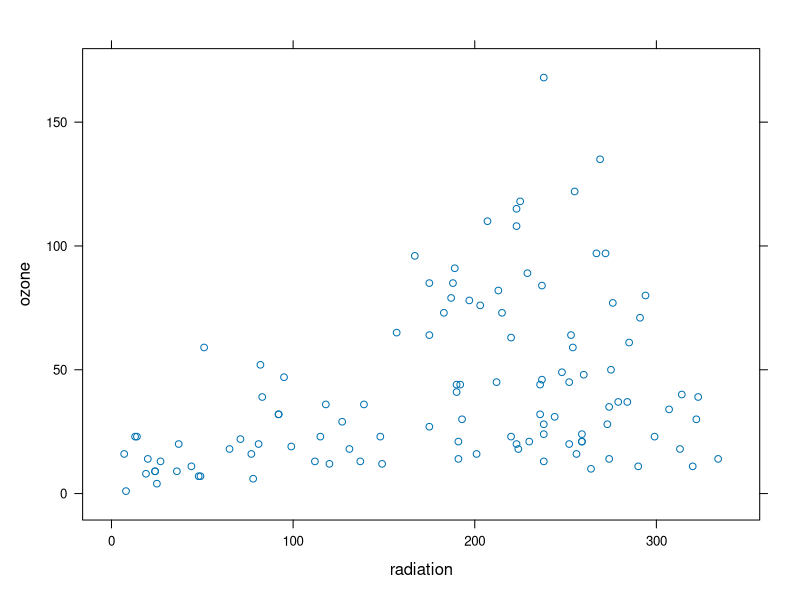
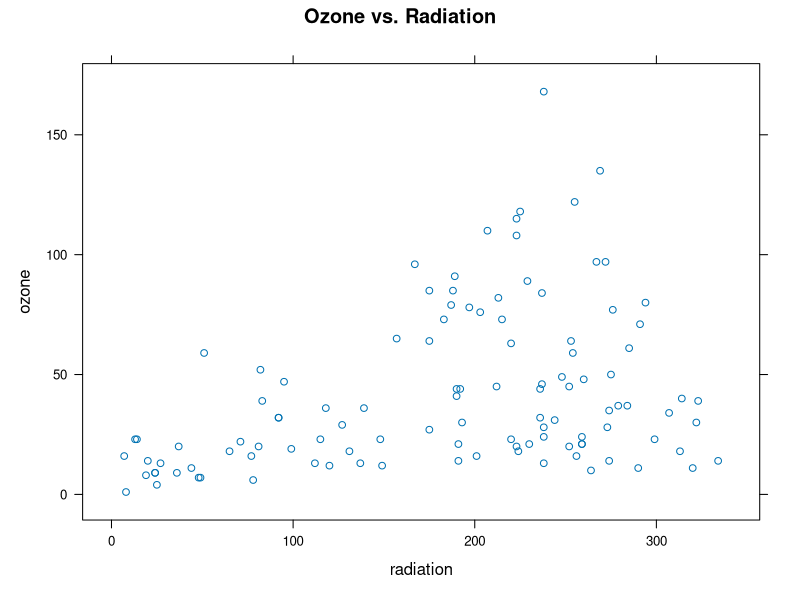
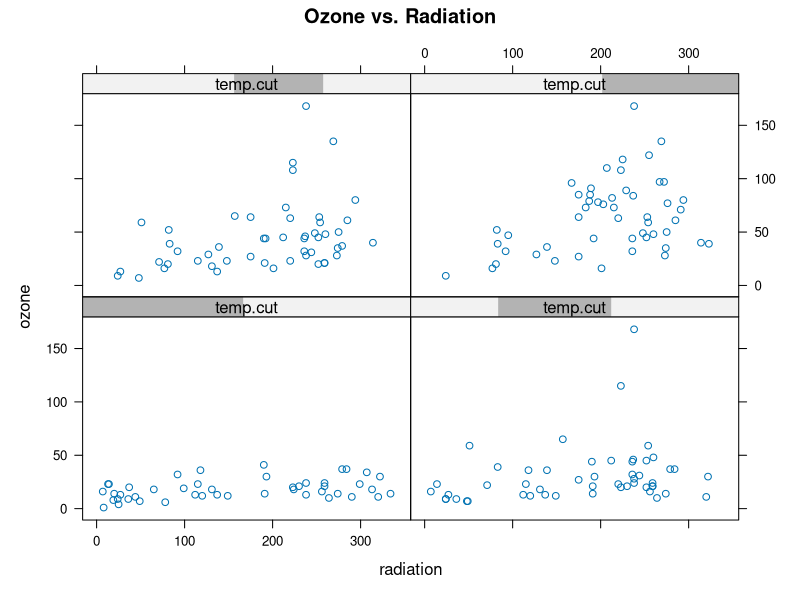
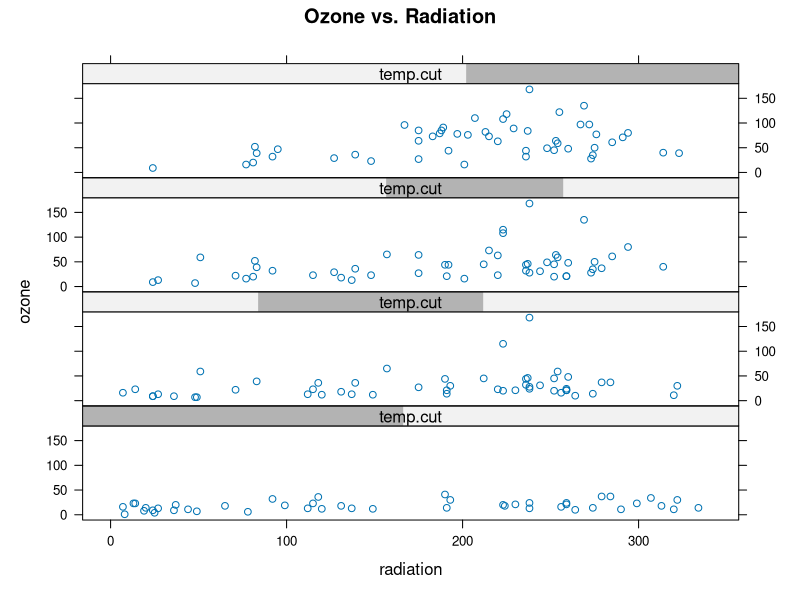
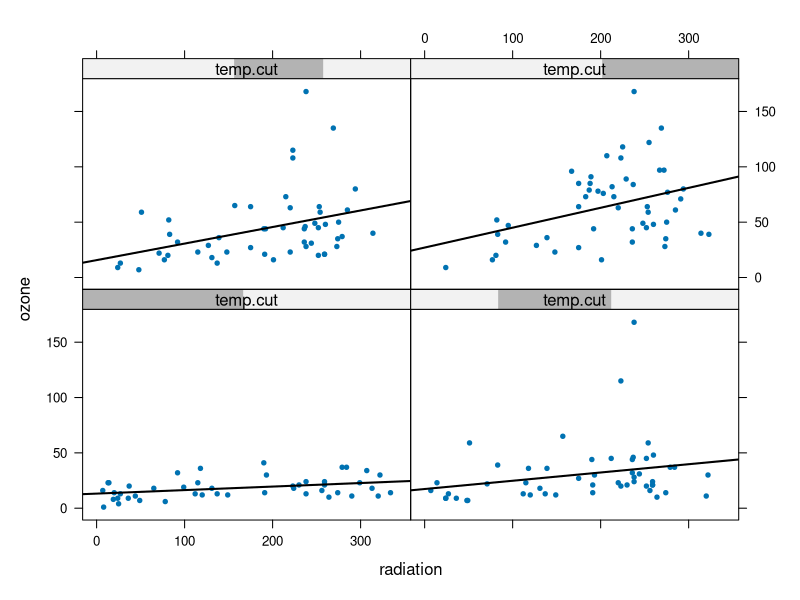
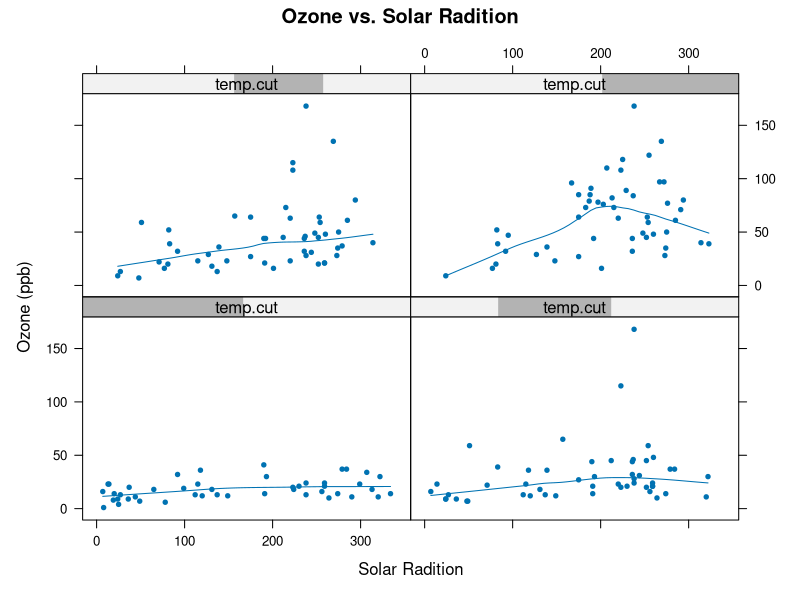
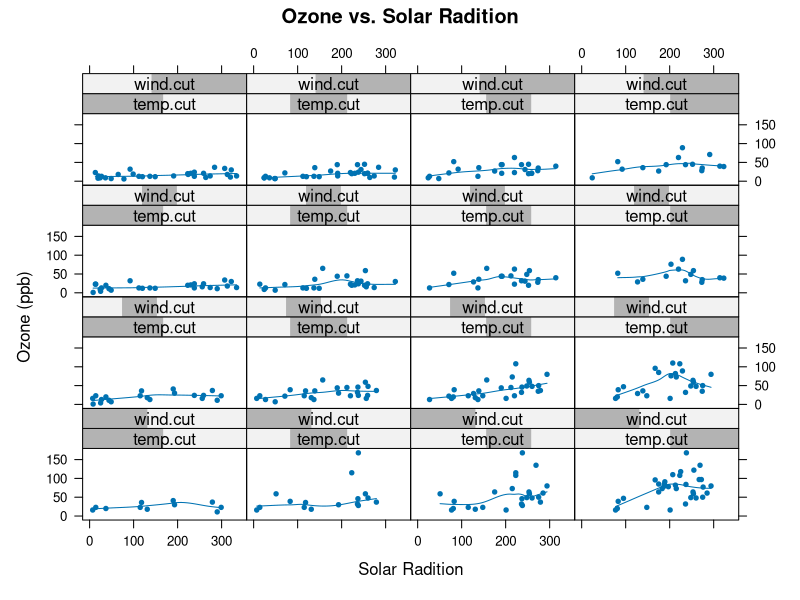
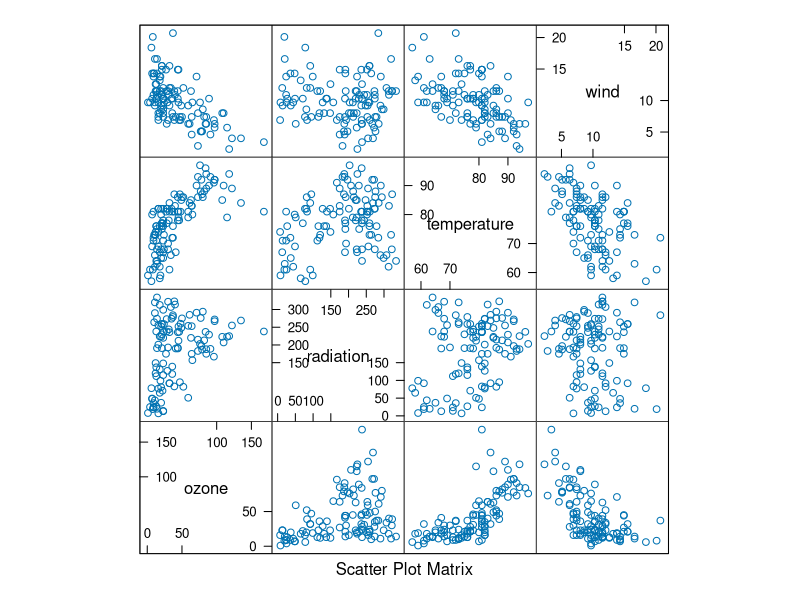

These figures' R source, in order:
library(lattice)
data(environmental)
head(environmental)
xyplot(ozone~radiation, data=environmental)
xyplot(ozone~radiation, data=environmental, main='Ozone vs. Radiation')
summary(environmental$temperature)
temp.cut<-equal.count(environmental$temperature, 4) #create four (roughly) equal ranges
temp.cut
temp.cut.names<-c('low','mid','warm','hot')
names(temp.cut)<-temp.cut.names
xyplot(ozone~radiation | temp.cut, data=environmental, main='Ozone vs. Radiation')
xyplot(ozone~radiation | temp.cut, data=environmental, main='Ozone vs. Radiation', layout=c(1,4))

#to add a linear regression model use 'panel' function
xyplot(ozone~radiation | temp.cut, data = environmental, pch=20,
       panel = function(x,y, ...) {
         panel.xyplot(x,y, ...)
         fit<-lm(y~x)
         panel.abline(fit,lwd=2)
       }
       )
#to add a smooth rendition
xyplot(ozone~radiation | temp.cut, data = environmental, pch=20,
       panel = function(x,y, ...) {
         panel.xyplot(x,y, ...)
         panel.loess(x,y)
       }, xlab = 'Solar Radition', ylab= 'Ozone (ppb)' , main = 'Ozone vs. Solar Radition'
)

wind.cut<-equal.count(environmental$wind,4)
wind.cut

xyplot(ozone~radiation | temp.cut * wind.cut, data = environmental, pch=20,
       panel = function(x,y, ...) {
         panel.xyplot(x,y, ...)
         panel.loess(x,y)
       }, xlab = 'Solar Radition', ylab= 'Ozone (ppb)' , main = 'Ozone vs. Solar Radition'
)

splom(~ environmental)
histogram (~temperature | wind.cut,data=environmental)
histogram (~ozone | wind.cut,data=environmental)
histogram (~ozone | wind.cut * temp.cut,data=environmental)